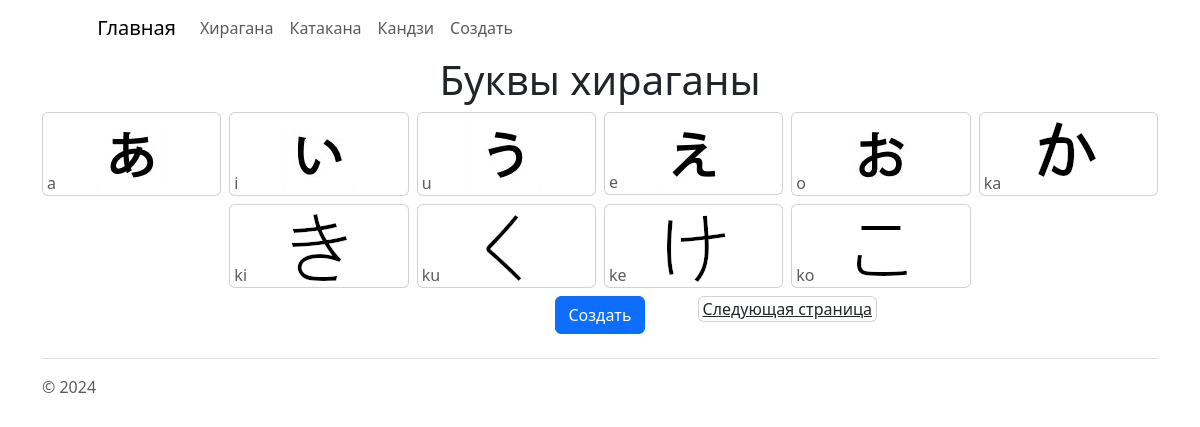
/list_hiragana, run on the app's committed database.
### writing_system/models.py (models this page shows)
class BaseModel(models.Model):
    class Meta:
        abstract = True
    time_create: datetime = models.DateTimeField(verbose_name='Время создания', auto_now_add=True)
    time_update: datetime = models.DateTimeField(verbose_name='Время изменения', auto_now=True)

class HiraganaLetter(BaseModel):
    class Meta:
        verbose_name = 'Буква хираганы'
        verbose_name_plural = 'Буквы хираганы'
    id: int
    hepburn_romanization = models.CharField('Запись в системе Хепбёрна', max_length=256)
    image = models.ImageField('Изображение буквы', upload_to='hiragana_letters')
    objects: models.Manager

### writing_system/views.py (the view)
# urls.py: path('list_hiragana', views.HiraganaListView.as_view(), name='list-hiragana'),
class HiraganaListView(ListView):
    template_name = 'writing_system/list_hiragana.html'
    context_object_name = 'hiragana_letters'
    paginate_by = 10
    def get_queryset(self) -> QuerySet[models.HiraganaLetter]:
        return models.HiraganaLetter.objects.all()

### writing_system/templates/writing_system/list_hiragana.html (shortened to what this page needs)
{% extends 'writing_system/base.html' %}
{% block content %}
<div class="mb-2">
    <div class="row gx-2 justify-content-center">
        <h1 class="text-center">Буквы хираганы</h1>
        {% for hiragana_letter in hiragana_letters %}
        <div class="col-4 col-md-2">
            <div class="card mb-2">
                <div class="card-body position-relative text-center checkered p-1">
                    <div>
                        <img class="drop-shadow auto-size-square"
                             src="{{ hiragana_letter.image.url }}"
                             alt="{{ hiragana_letter.hepburn_romanization }}">
                    </div>
                    <div class="position-absolute bottom-0 start-0 text-muted mx-1 small-xs normal-sm">
                        {{ hiragana_letter.hepburn_romanization }}
                    </div>
                </div>
            </div>
        </div>
        {% endfor %}
    </div>
    <div class="row gx-2 justify-content-center">
        <div class="col-md-2">
        </div>
        <div class="col-md-2">
            <div class="text-center">
                <a href="{% url 'create-hiragana' %}" class="btn btn-primary">
                    Создать
                </a>
            </div>
        </div>
        <div class="col-md-2">
            {% if page_obj.has_next %}
            <a href="?page={{ page_obj.next_page_number }}" class="card text-center">
                Следующая страница
            </a>
            {% endif %}
        </div>
    </div>
</div>
{% endblock %}

### writing_system/templates/writing_system/base.html (shortened to what this page needs)
<!DOCTYPE html>
<html lang="en">
<head>
    <link href="/static/writing_system/css/bootstrap.min.css" rel="stylesheet">
</head>
<body>
<main>
    <div class="container">
        <header id="header" class="container">
            <nav class="navbar navbar-expand px-0">
                <a class="navbar-brand d-none d-md-block" href="{% url 'home' %}" title="Сайт по изучению элементов японской писменности">
                    <img src="/static/writing_system/images/favicon.ico" class="align-top" width="30" height="30">
                    <span class="ms-2">Главная</span>
                </a>
                <ul class="navbar-nav me-auto d-none d-md-flex">
                    <li class="nav-item"><a class="nav-link" href="{% url 'list-hiragana' %}" title="Список букв хираганы">Хирагана</a></li>
                    <li class="nav-item"><a class="nav-link" href="{% url 'list-katakana' %}" title="Список букв катаканы">Катакана</a></li>
                    <li class="nav-item"><a class="nav-link" href="{% url 'list-kanji' %}" title="Список букв кандзи">Кандзи</a></li>
                    <li class="nav-item"><a class="nav-link" href="{% url 'creation-forms-list' %}" title="Список форм создания букв">Создать</a></li>
                </ul>
            </nav>
        </header>
        {% block content %}{% endblock %}
        <footer class="footer pt-3 mt-4 text-muted border-top">
            © 2024
        </footer>
    </div>
</main>
</body>
</html>

### data on the page
HiraganaLetter: image (picture), hepburn_romanization "a"
HiraganaLetter: image (picture), hepburn_romanization "i"
HiraganaLetter: image (picture), hepburn_romanization "u"
HiraganaLetter: image (picture), hepburn_romanization "e"
HiraganaLetter: image (picture), hepburn_romanization "o"
HiraganaLetter: image (picture), hepburn_romanization "ka"
HiraganaLetter: image (picture), hepburn_romanization "ki"
HiraganaLetter: image (picture), hepburn_romanization "ku"
HiraganaLetter: image (picture), hepburn_romanization "ke"
HiraganaLetter: image (picture), hepburn_romanization "ko"
